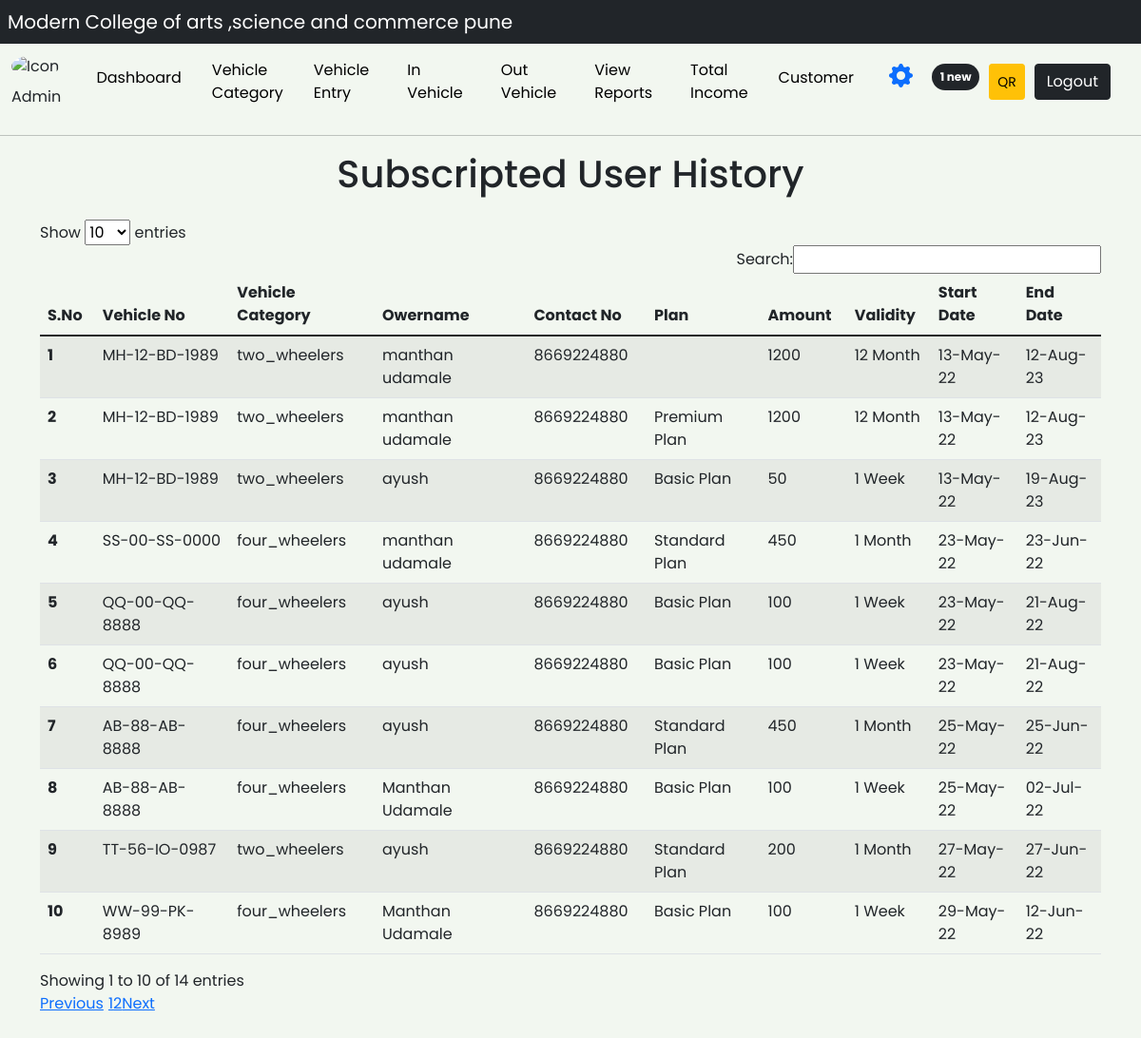
Page /sub-user-his.php (signed in) on the committed database.
### tables this page shows
CREATE TABLE `sub_user_log` (
  `id` int(11) NOT NULL,
  `sid` int(11) NOT NULL,
  `vehicle_no` varchar(20) NOT NULL,
  `vehiclename` varchar(20) NOT NULL,
  `vehicle_cat` varchar(25) NOT NULL,
  `ownername` varchar(30) NOT NULL,
  `phone` bigint(10) NOT NULL,
  `plan` varchar(25) NOT NULL,
  `amount` int(11) NOT NULL,
  `validity` varchar(30) NOT NULL,
  `uid` int(11) DEFAULT NULL,
  `sdate` date NOT NULL,
  `edate` date NOT NULL,
  `status` varchar(10) DEFAULT NULL,
  `payment_status` varchar(50) NOT NULL,
  `payment_id` varchar(50) NOT NULL,
  `cdate` date NOT NULL DEFAULT current_timestamp()
);

### sub-user-his.php (the view, shortened to what this page needs)
<?php
if (strlen($_SESSION['vpmsaid'] == 0)) {
  header('location:logout.php');
} else {
?>
  <!doctype html>
  <html lang="en">
  <head>
    <link href="https://cdn.jsdelivr.net/npm/bootstrap@5.1.3/dist/css/bootstrap.min.css" rel="stylesheet">
    <link rel="stylesheet" href="includes/body.css">
  </head>
  <body class="c1">
    <?php
    include 'includes/sidebar.php'
    ?>
    <div class="container">
      <h1 class="panel-heading text-center">Subscripted User History</h1>
      <form method="POST">
        <div class=" my-4">
          <?php
          $ret = mysqli_query($con, "SELECT * from  sub_user_log WHERE payment_status != 'pending';");
          $cnt = 1;
          $count= mysqli_num_rows($ret);
          if ($count > 0) {
            echo '
                <table class="table table-striped table-hover mt-4" id="myTable">
                <thead>
                  <tr class="mt-4">
                    <th scope="col">S.No</th>
                    <th scope="col">Vehicle No</th>
                    <th scope="col">Vehicle Category</th>
                    <th scope="col">Owername</th>
                    <th scope="col">Contact No</th>
                    <th scope="col">Plan</th>
                    <th scope="col">Amount</th>
                    <th scope="col">Validity</th>
                    <th scope="col">Start Date</th>
                    <th scope="col">End Date</th>
                  </tr>
                </thead>
                <tbody>
                  <tr>';
            while ($row = mysqli_fetch_array($ret)) {
              $d = $row['sdate'];
              $date = date_create($d);
              $InTime = date_format($date, "d-M-y ");
              $d1 = $row['edate'];
              $date1 = date_create($d1);
              $OutTime = date_format($date1, "d-M-y");
          ?>
              <th scope='row'>
                <?php echo $cnt; ?>
              </th>
              <td>
                <?php echo $row['vehicle_no']; ?>
              </td>
              <td>
                <?php echo $row['vehicle_cat']; ?>
              </td>
              <td>
                <?php echo $row['ownername']; ?>
              </td>
              <td>
                <?php echo $row['phone']; ?>
              </td>
              <td>
                <?php echo $row['plan']; ?>
              </td>
              <td>
                <?php echo $row['amount']; ?>
              </td>
              <td>
                <?php echo $row['validity']; ?>
              </td>
              <td>
                <?php echo $InTime ?>
              </td>
              <td>
                <?php echo $OutTime ?>
              </td>
              </tr>
      </form>
  <?php $cnt = $cnt + 1;
            }
          } else {
            echo '<div class="alert alert-warning text-dark" role="alert">
            <b>Suscripted User-History Not Found..</b>
          </div>
          <img src="includes/img/history1.png" style="height:400px; width:400px;margin-left:400px">';
          } ?>
    </div>
  </body>
  </html>
<?php }  ?>

### includes/body.css (style rules this page uses)
* { font-family: 'Poppins', sans-serif; }
.c1 { background:#f2f7f0; }

### rows in the picture
sub_user_log: vehicle_no "MH-12-BD-1989", vehicle_cat "two_wheelers", ownername "manthan udamale", phone "8669224880", amount "1200", validity "12 Month", sdate "13-May-22", edate "12-Aug-23"
sub_user_log: vehicle_no "MH-12-BD-1989", vehicle_cat "two_wheelers", ownername "manthan udamale", phone "8669224880", plan "Premium Plan", amount "1200", validity "12 Month", sdate "13-May-22", edate "12-Aug-23"
sub_user_log: vehicle_no "MH-12-BD-1989", vehicle_cat "two_wheelers", ownername "ayush", phone "8669224880", plan "Basic Plan", amount "50", validity "1 Week", sdate "13-May-22", edate "19-Aug-23"
sub_user_log: vehicle_no "SS-00-SS-0000", vehicle_cat "four_wheelers", ownername "manthan udamale", phone "8669224880", plan "Standard Plan", amount "450", validity "1 Month", sdate "23-May-22", edate "23-Jun-22"
sub_user_log: vehicle_no "QQ-00-QQ-8888", vehicle_cat "four_wheelers", ownername "ayush", phone "8669224880", plan "Basic Plan", amount "100", validity "1 Week", sdate "23-May-22", edate "21-Aug-22"
sub_user_log: vehicle_no "QQ-00-QQ-8888", vehicle_cat "four_wheelers", ownername "ayush", phone "8669224880", plan "Basic Plan", amount "100", validity "1 Week", sdate "23-May-22", edate "21-Aug-22"
sub_user_log: vehicle_no "AB-88-AB-8888", vehicle_cat "four_wheelers", ownername "ayush", phone "8669224880", plan "Standard Plan", amount "450", validity "1 Month", sdate "25-May-22", edate "25-Jun-22"
sub_user_log: vehicle_no "AB-88-AB-8888", vehicle_cat "four_wheelers", ownername "Manthan Udamale", phone "8669224880", plan "Basic Plan", amount "100", validity "1 Week", sdate "25-May-22", edate "02-Jul-22"
sub_user_log: vehicle_no "TT-56-IO-0987", vehicle_cat "two_wheelers", ownername "ayush", phone "8669224880", plan "Standard Plan", amount "200", validity "1 Month", sdate "27-May-22", edate "27-Jun-22"
sub_user_log: vehicle_no "WW-99-PK-8989", vehicle_cat "four_wheelers", ownername "Manthan Udamale", phone "8669224880", plan "Basic Plan", amount "100", validity "1 Week", sdate "29-May-22", edate "12-Jun-22"

### other values in the picture
$count "1"
